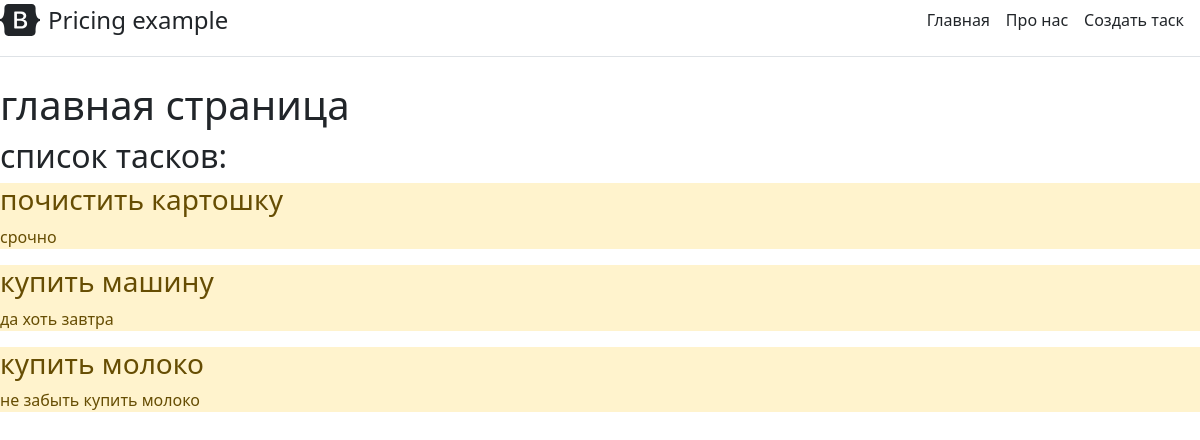
Before: / with the older database file.
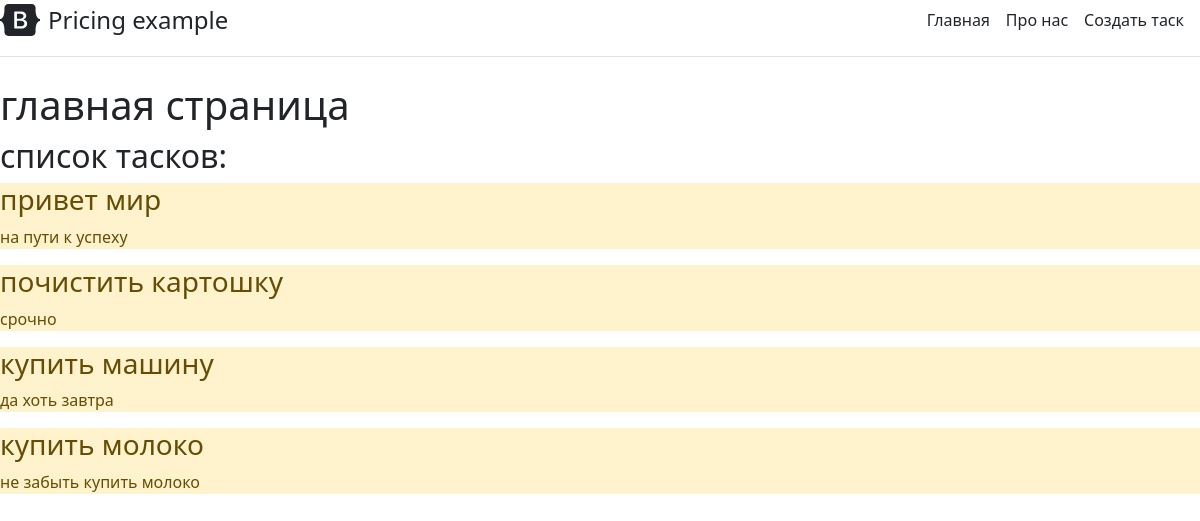
After: the same page with the newer database file.
### main/models.py (models this page shows, shortened)
class Task(models.Model):
    title = models.CharField('Название', max_length=50)
    task = models.TextField('Описание')
    class Meta:
        verbose_name = 'Задача'
        verbose_name_plural = 'Задачи'

### main/views.py (the view)
# urls.py: path('', views.index, name='home'),
def index(request):
    tasks = Task.objects.order_by('-id')
    return render(request, 'main/index.html', {'title': 'Главная страница сайта', 'tasks': tasks})

### main/templates/main/index.html (shortened to what this page needs)
{% extends 'main/base.html' %}
{% block content %}
<h1>главная страница</h1>
<h2>список тасков:</h2>
{% if tasks %}
{% for el in tasks %}
<div class="alert-warning mt-2">
<h3>{{ el.title }}</h3>
<p>{{ el.task }}</p>
</div>
{% endfor %}
{% else %}
<p>у нас нет записей!</p>
{% endif %}
{% endblock %}

### main/templates/main/base.html (shortened to what this page needs)
<!DOCTYPE html>
<html lang="en">
<head>
    <link rel="stylesheet" href="https://cdn.jsdelivr.net/npm/bootstrap@5.1.3/dist/css/bootstrap.min.css">
</head>
<body>
    <div class="d-flex flex-column flex-md-row align-items-center pb-3 mb-4 border-bottom">
        <a href="/" class="d-flex align-items-center text-dark text-decoration-none">
          <span class="fs-4">Pricing example</span>
        </a>
        <nav class="d-inline-flex mt-2 mt-md-0 ms-md-auto">
          <a class="me-3 py-2 text-dark text-decoration-none" href="{% url 'home' %}">Главная</a>
          <a class="me-3 py-2 text-dark text-decoration-none" href="{% url 'about' %}">Про нас</a>
          <a class="me-3 py-2 text-dark text-decoration-none" href="{% url 'create' %}">Создать таск</a>
        </nav>
      </div>
      {% block content %}{% endblock %}
</body>
</html>

Changed rows visible on the page:
added Task: title "привет мир", task "на пути к успеху"
